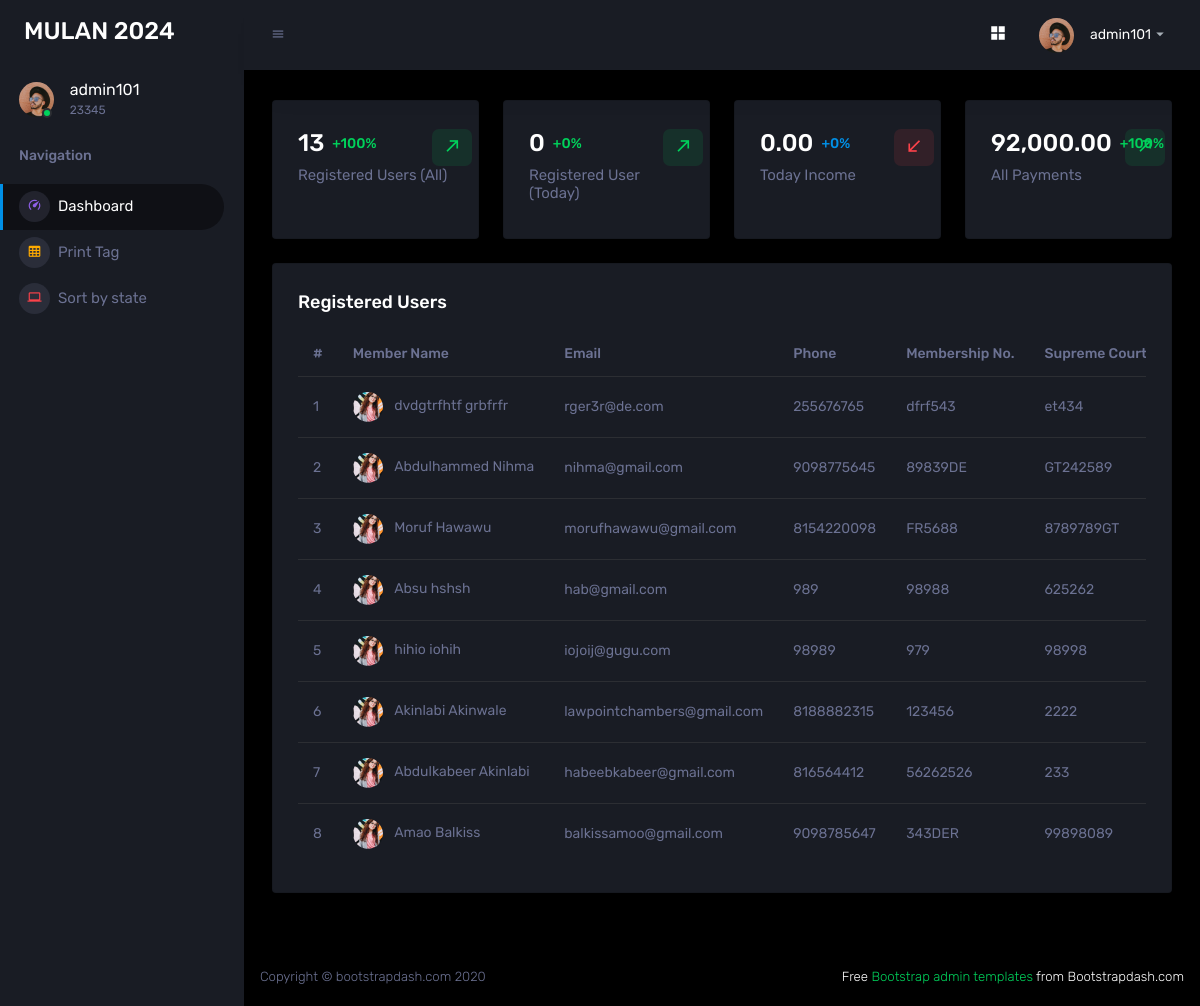
The page /admin/admin_home (signed in) on the database its author committed.
### tables this page shows
CREATE TABLE `users` (
  `id` int(11) NOT NULL,
  `member_reg_no` varchar(55) DEFAULT NULL,
  `othername` varchar(255) DEFAULT NULL,
  `lastname` varchar(255) DEFAULT NULL,
  `email` varchar(55) DEFAULT NULL,
  `phone` bigint(12) NOT NULL,
  `membership_number` varchar(55) NOT NULL,
  `s_court_no` varchar(55) NOT NULL,
  `year_of_call` bigint(55) NOT NULL,
  `category` varchar(255) DEFAULT NULL,
  `branch` varchar(255) DEFAULT NULL,
  `created_at` timestamp NOT NULL DEFAULT current_timestamp()
);

### admin/admin_home.php (the view, shortened to what this page needs)
<?php
if ( !isset($_SESSION['username']) && !isset($_SESSION['password']) ) {
    header('location: index');
} else {
    require_once('../connect.php');
    $tUsers      = mysqli_query($db, "SELECT * FROM users");
    $tUsersNo    = mysqli_num_rows($tUsers);
    $tUsersT     = mysqli_query($db, "SELECT * FROM users WHERE DATE(`created_at`) = CURDATE()");
    $tUsersToday = mysqli_num_rows($tUsersT);
    $sqlPaym    = mysqli_query($db, "SELECT SUM(amount_paid) as tamt FROM payment_history WHERE status=1");
    $sqlPaym2   = mysqli_fetch_array($sqlPaym);
    $tPaym      = $sqlPaym2['tamt'];
    $sqlTPaym    = mysqli_query($db, "SELECT SUM(amount_paid) as tamt FROM payment_history WHERE status=1 AND DATE(`created_at`) = CURDATE()");
    $sqlTPaym2   = mysqli_fetch_array($sqlTPaym);
    $tTPaym      = $sqlTPaym2['tamt'];
    $allUsers    = mysqli_query($db, "SELECT *, reg_category.category_name FROM users INNER JOIN reg_category ON users.category = reg_category.category_id");
}
?>
<!DOCTYPE html>
<html lang="en">
  <head>
    <link rel="stylesheet" href="assets/vendors/mdi/css/materialdesignicons.min.css">
    <link rel="stylesheet" href="assets/vendors/css/vendor.bundle.base.css">
    <link rel="stylesheet" href="assets/vendors/jvectormap/jquery-jvectormap.css">
    <link rel="stylesheet" href="assets/vendors/flag-icon-css/css/flag-icon.min.css">
    <link rel="stylesheet" href="assets/vendors/owl-carousel-2/owl.carousel.min.css">
    <link rel="stylesheet" href="assets/vendors/owl-carousel-2/owl.theme.default.min.css">
    <link rel="stylesheet" href="assets/css/style.css">
  </head>
  <body>
    <div class="container-scroller">
      <nav class="sidebar sidebar-offcanvas" id="sidebar">
        <div class="sidebar-brand-wrapper d-none d-lg-flex align-items-center p-4 fixed-top">
          <h3>MULAN 2024</h3>
        </div>
        <ul class="nav">
          <li class="nav-item profile">
            <div class="profile-desc">
              <div class="profile-pic">
                <div class="count-indicator">
                  <img class="img-xs rounded-circle " src="assets/images/faces/face15.jpg" alt="">
                  <span class="count bg-success"></span>
                </div>
                <div class="profile-name">
                  <h5 class="mb-0 font-weight-normal"> <?= $_SESSION['username'] ?></h5>
                  <span> <?= $_SESSION['memberId'] ?> </span>
                </div>
              </div>
            </div>
          </li>
          <li class="nav-item nav-category">
            <span class="nav-link">Navigation</span>
          </li>
          <li class="nav-item menu-items">
            <a class="nav-link" href="admin_home">
              <span class="menu-icon">
                <i class="mdi mdi-speedometer"></i>
              </span>
              <span class="menu-title">Dashboard</span>
            </a>
          </li>
          <li class="nav-item menu-items">
            <a class="nav-link" href="tags" target="_blank">
              <span class="menu-icon">
                <i class="mdi mdi-table-large"></i>
              </span>
              <span class="menu-title">Print Tag</span>
            </a>
          </li>
          <li class="nav-item menu-items">
            <a class="nav-link" href="state_sort">
              <span class="menu-icon">
                <i class="mdi mdi-laptop"></i>
              </span>
              <span class="menu-title">Sort by state</span>
            </a>
          </li>
        </ul>
      </nav>
      <div class="container-fluid page-body-wrapper">
        <nav class="navbar p-0 fixed-top d-flex flex-row">
          <div class="navbar-menu-wrapper flex-grow d-flex align-items-stretch">
            <button class="navbar-toggler navbar-toggler align-self-center" type="button" data-toggle="minimize">
              <span class="mdi mdi-menu"></span>
            </button>
            <ul class="navbar-nav navbar-nav-right">
              <li class="nav-item nav-settings d-none d-lg-block">
                <a class="nav-link" href="#">
                  <i class="mdi mdi-view-grid"></i>
                </a>
              </li>
              <li class="nav-item dropdown">
                <a class="nav-link" id="profileDropdown" href="#" data-toggle="dropdown">
                  <div class="navbar-profile">
                    <img class="img-xs rounded-circle" src="assets/images/faces/face15.jpg" alt="">
                    <p class="mb-0 d-none d-sm-block navbar-profile-name"><?= $_SESSION['username'] ?></p>
                    <i class="mdi mdi-menu-down d-none d-sm-block"></i>
                  </div>
                </a>
              </li>
            </ul>
          </div>
        </nav>
        <div class="main-panel">
          <div class="content-wrapper">
            <div class="row">
              <div class="col-xl-3 col-sm-6 grid-margin stretch-card">
                <div class="card">
                  <div class="card-body">
                    <div class="row">
                      <div class="col-9">
                        <div class="d-flex align-items-center align-self-start">
                          <h3 class="mb-0"><?= $tUsersNo ?></h3>
                          <p class="text-success ml-2 mb-0 font-weight-medium">+100%</p>
                        </div>
                      </div>
                      <div class="col-3">
                        <div class="icon icon-box-success ">
                          <span class="mdi mdi-arrow-top-right icon-item"></span>
                        </div>
                      </div>
                    </div>
                    <h6 class="text-muted font-weight-normal">Registered Users (All)</h6>
                  </div>
                </div>
              </div>
              <div class="col-xl-3 col-sm-6 grid-margin stretch-card">
                <div class="card">
                  <div class="card-body">
                    <div class="row">
                      <div class="col-9">
                        <div class="d-flex align-items-center align-self-start">
                          <h3 class="mb-0"><?= $tUsersToday ?></h3>
                          <p class="text-success ml-2 mb-0 font-weight-medium">+<?= round(($tUsersToday/$tUsersNo) * 100, 2) ?>%</p>
                        </div>
                      </div>
                      <div class="col-3">
                        <div class="icon icon-box-success">
                          <span class="mdi mdi-arrow-top-right icon-item"></span>
                        </div>
                      </div>
                    </div>
                    <h6 class="text-muted font-weight-normal">Registered User (Today)</h6>
                  </div>
                </div>
              </div>
              <div class="col-xl-3 col-sm-6 grid-margin stretch-card">
                <div class="card">
                  <div class="card-body">
                    <div class="row">
                      <div class="col-9">
                        <div class="d-flex align-items-center align-self-start">
                          <h3 class="mb-0"><?= number_format($tTPaym, 2) ?></h3>
                          <p class="text-primary ml-2 mb-0 font-weight-medium">+<?= round(($tTPaym/$tPaym) * 100) ?>%</p>
                        </div>
                      </div>
                      <div class="col-3">
                        <div class="icon icon-box-danger">
                          <span class="mdi mdi-arrow-bottom-left icon-item"></span>
                        </div>
                      </div>
                    </div>
                    <h6 class="text-muted font-weight-normal">Today Income</h6>
                  </div>
                </div>
              </div>
              <div class="col-xl-3 col-sm-6 grid-margin stretch-card">
                <div class="card">
                  <div class="card-body">
                    <div class="row">
                      <div class="col-9">
                        <div class="d-flex align-items-center align-self-start">
                          <h3 class="mb-0"><?= number_format($tPaym,2) ?></h3>
                          <p class="text-success ml-2 mb-0 font-weight-medium">+100%</p>
                        </div>
                      </div>
                      <div class="col-3">
                        <div class="icon icon-box-success ">
                          <span class="mdi mdi-arrow-top-right icon-item"></span>
                        </div>
                      </div>
                    </div>
                    <h6 class="text-muted font-weight-normal">All Payments</h6>
                  </div>
                </div>
              </div>
            </div>
            <div class="row ">
              <div class="col-12 grid-margin">
                <div class="card">
                  <div class="card-body">
                    <h4 class="card-title">Registered Users</h4>
                    <div class="table-responsive">
                      <table class="table">
                        <thead>
                          <tr>
                            <th>#</th>
                            <th> Member Name </th>
                            <th> Email </th>
                            <th> Phone </th>
                            <th> Membership No. </th>
                            <th> Supreme Court No. </th>
                          </tr>
                        </thead>
                        <tbody>
                        <?php
                        if (mysqli_num_rows($allUsers) > 0){
                            $i = 0;
                            while ($row = mysqli_fetch_array($allUsers)) {
                                $i++;
                        ?>
                          <tr>
                            <td> <?= $i ?></td>
                            <td>
                              <img src="assets/images/faces/face1.jpg" alt="image" />
                              <span class="pl-2"><?= $row['lastname'] .' ' . $row['othername'] ?></span>
                            </td>
                            <td> <?= $row['email'] ?> </td>
                            <td> <?= $row['phone'] ?> </td>
                            <td> <?= $row['membership_number'] ?> </td>
                            <td> <?= $row['s_court_no'] ?> </td>
                          </tr>
                          <?php }} ?>
                        </tbody>
                      </table>
                    </div>
                  </div>
                </div>
              </div>
            </div>
          </div>
          <footer class="footer">
            <div class="d-sm-flex justify-content-center justify-content-sm-between">
              <span class="text-muted d-block text-center text-sm-left d-sm-inline-block">Copyright © bootstrapdash.com 2020</span>
              <span class="float-none float-sm-right d-block mt-1 mt-sm-0 text-center"> Free <a href="https://www.bootstrapdash.com/bootstrap-admin-template/" target="_blank">Bootstrap admin templates</a> from Bootstrapdash.com</span>
            </div>
          </footer>
        </div>
      </div>
    </div>
  </body>
</html>

### rows shown on the page
users: lastname "dvdgtrfhtf", othername "grbfrfr", email "rger3r@de.com", phone "255676765", membership_number "dfrf543", s_court_no "et434"
users: lastname "Abdulhammed", othername "Nihma", email "nihma@gmail.com", phone "9098775645", membership_number "89839DE", s_court_no "GT242589"
users: lastname "Moruf", othername "Hawawu", email "morufhawawu@gmail.com", phone "8154220098", membership_number "FR5688", s_court_no "8789789GT"
users: lastname "Absu", othername "hshsh", email "hab@gmail.com", phone "989", membership_number "98988", s_court_no "625262"
users: lastname "hihio", othername "iohih", email "iojoij@gugu.com", phone "98989", membership_number "979", s_court_no "98998"
users: lastname "Akinlabi", othername "Akinwale", email "lawpointchambers@gmail.com", phone "8188882315", membership_number "123456", s_court_no "2222"
users: lastname "Abdulkabeer", othername "Akinlabi", email "habeebkabeer@gmail.com", phone "816564412", membership_number "56262526", s_court_no "233"
users: lastname "Amao", othername "Balkiss", email "balkissamoo@gmail.com", phone "9098785647", membership_number "343DER", s_court_no "99898089"

### other values the page prints
$_SESSION['username'] "admin101"
$_SESSION['memberId'] "23345"
$tUsersNo "13"
$tUsersToday "0"
$tTPaym "0.00"
$tPaym "92,000.00"
